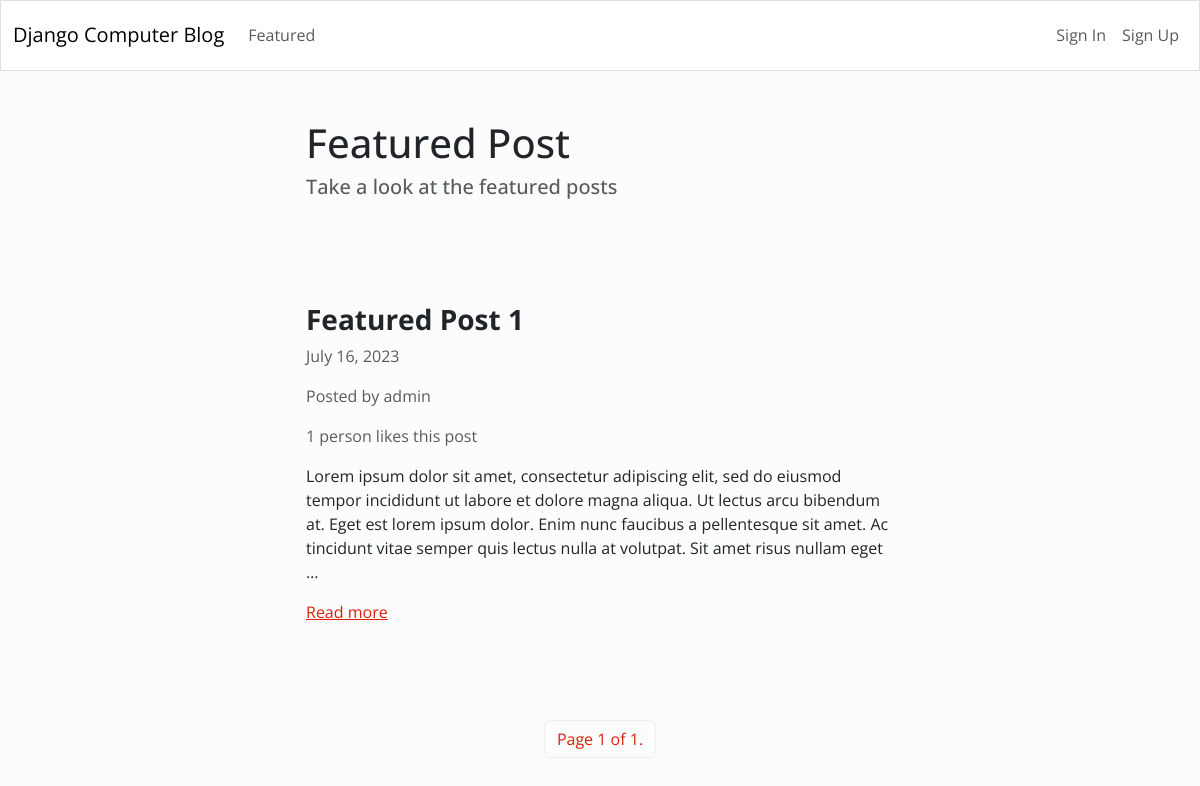
/featured/, run on the app's committed database.
### blog/models.py (models this page shows)
class Article(models.Model):
    title = models.CharField(max_length=255)
    content = HTMLField()
    date = models.DateField(auto_now_add=True)
    author = models.ForeignKey(User, on_delete=models.CASCADE)
    featured = models.BooleanField(default=False)
    likes = models.ManyToManyField(User, related_name='likes', blank=True)

### blog/views.py (the view)
# urls.py: path('featured/', Featured.as_view(), name='featured'),
class Featured(ListView):
    model = Article
    queryset = Article.objects.filter(featured=True).order_by('-date')
    template_name = 'blog/featured.html'
    paginate_by = 1

### blog/templates/blog/featured.html (shortened to what this page needs)
{% extends 'blog/base.html' %}
{% block content %}
    <div class="row">
        <div class="col-md-6 col-12 mx-md-auto mx-3 mt-5 mb-5">
            <h1 class="fw-holder">Featured Post</h1>
            <h5 class="text-muted">Take a look at the featured posts</h5>
        </div>
    </div>
    {% for object in object_list %}
    <div class="row">
        <div class="col-md-6 col-11 mx-md-auto mx-3 mt-5 mb-5">
            <h3 class="fw-bold">{{ object.title }}</h3>
            <p class="text-muted">{{ object.date }}</p>
            <p class="text-muted">Posted by {{ object.author.username }}</p>
            {% if object.likes.count == 1 %}
                <p class="text-muted">{{ object.likes.count }} person likes this post</p>
            {% else %}
                <p class="text-muted">{{ object.likes.count }} people like this post</p>
            {% endif %}
            <div class="my-3">
                {{ object.content|truncatewords_html:50|safe }}
            </div>
            <a href="{% url 'detail_article' object.id %}">Read more</a>
        </div>
    </div>
    {% endfor %}
    <nav>
        <ul class="pagination">
            <div class="mx-auto d-flex flex-row mt-5">
                <li class="page-item">
                    <a class="page-link" href="#">Page {{ page_obj.number }}  of  {{ page_obj.paginator.num_pages }}.</a>
                </li>
            </div>
        </ul>
    </nav>
{% endblock content %}

### blog/templates/blog/base.html (shortened to what this page needs)
<!DOCTYPE html>
<html lang="en">
<head>
    <link rel="stylesheet" href="https://bootswatch.com/5/simplex/bootstrap.min.css">
</head>
<body>
    {% include 'blog/nav.html' %}
    {% block content %}
    {% endblock content %}
</body>
</html>

### blog/templates/blog/nav.html (shortened to what this page needs)
<nav class="navbar navbar-expand-lg navbar-light bg-light">
    <div class="container-fluid">
      <a class="navbar-brand" href="{% url 'index' %}">Django Computer Blog</a>
      <div class="collapse navbar-collapse" id="navbarText">
        <ul class="navbar-nav me-auto mb-2 mb-lg-0">
          <li class="nav-item">
            <a class="nav-link" aria-current="page" href="{% url 'featured' %}">Featured</a>
          </li>
        </ul>
        <ul class="navbar-nav">
            {% if request.user.is_authenticated %}
                <li class="nav-item">
                    <a class="nav-link" aria-current="page" href="{% url 'logout' %}">Sign Out</a>
                </li>
            {% else  %}
                <li class="nav-item">
                    <a class="nav-link" aria-current="page" href="{% url 'login' %}">Sign In</a>
                </li>
                <li class="nav-item">
                    <a class="nav-link" aria-current="page" href="{% url 'register' %}">Sign Up</a>
                </li>
            {% endif %}
        </ul>
      </div>
    </div>
  </nav>

### data on the page
Article: title "Featured Post 1", date "July 16, 2023", author.username "admin", likes.count "1", content "Lorem ipsum dolor sit amet, consectetur adipiscing elit, sed do eiusmod tempor incididunt ut labore et dolore magna aliqua. Ut lectus arcu bibendum at. Eget est lorem ipsum dolor. Enim nunc faucibus a pellentesque sit amet. Ac tincidunt vitae semper quis lectus nulla at volutpat. Sit amet risus nullam eget …"

### other printed values
{{ page_obj.number }} "1"
{{ page_obj.paginator.num_pages }} "1"
